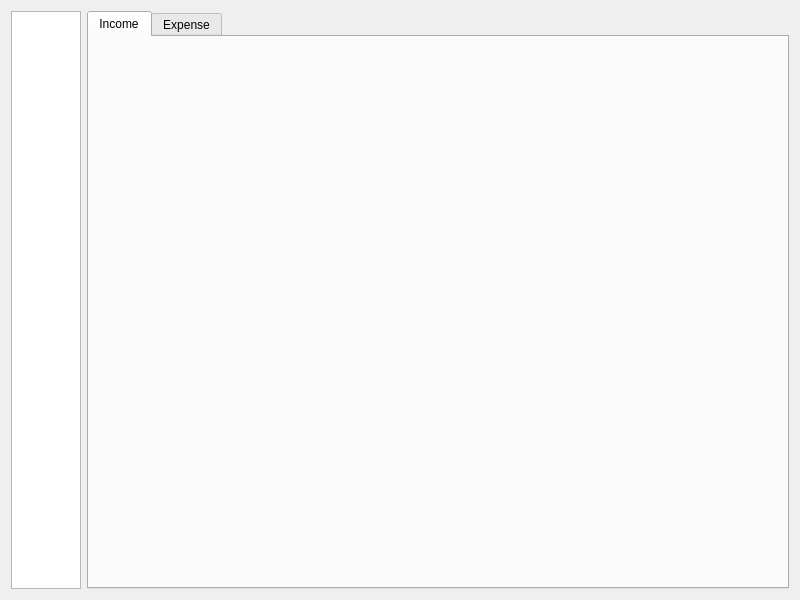
<?xml version="1.0" encoding="UTF-8"?>
<ui version="4.0">
 <class>TagReport</class>
 <widget class="QWidget" name="TagReport">
  <property name="windowModality">
   <enum>Qt::WindowModal</enum>
  </property>
  <property name="geometry">
   <rect>
    <x>0</x>
    <y>0</y>
    <width>800</width>
    <height>600</height>
   </rect>
  </property>
  <property name="windowTitle">
   <string>Cash Flow Report</string>
  </property>
  <property name="locale">
   <locale language="English" country="UnitedKingdom"/>
  </property>
  <layout class="QHBoxLayout" name="horizontalLayout" stretch="0,1">
   <item>
    <widget class="QTableView" name="tableView">
     <property name="sizePolicy">
      <sizepolicy hsizetype="MinimumExpanding" vsizetype="Expanding">
       <horstretch>0</horstretch>
       <verstretch>0</verstretch>
      </sizepolicy>
     </property>
     <property name="sizeAdjustPolicy">
      <enum>QAbstractScrollArea::AdjustToContents</enum>
     </property>
     <property name="selectionBehavior">
      <enum>QAbstractItemView::SelectRows</enum>
     </property>
     <attribute name="verticalHeaderVisible">
      <bool>false</bool>
     </attribute>
    </widget>
   </item>
   <item>
    <widget class="QTabWidget" name="tabWidget">
     <property name="currentIndex">
      <number>0</number>
     </property>
     <widget class="QWidget" name="incomeTab">
      <attribute name="title">
       <string>Income</string>
      </attribute>
      <layout class="QVBoxLayout" name="incomeTabVerticalLayout"/>
     </widget>
     <widget class="QWidget" name="expenseTab">
      <attribute name="title">
       <string>Expense</string>
      </attribute>
      <layout class="QVBoxLayout" name="expenseTabVerticalLayout"/>
     </widget>
    </widget>
   </item>
  </layout>
 </widget>
 <resources/>
 <connections/>
</ui>
